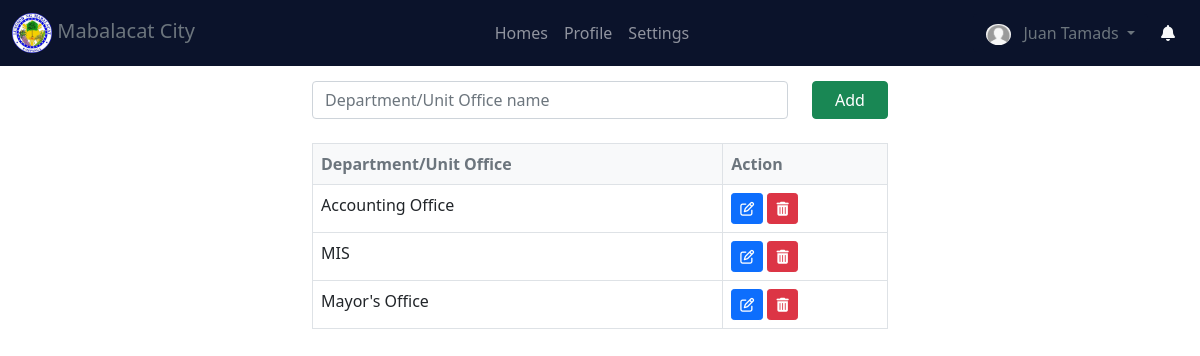
Screenshot of /departments (signed in) with the database file from the repository.
### website/models.py (models this page shows)
class User(db.Model, UserMixin):
    id = db.Column(db.Integer, primary_key=True)
    image = db.Column(db.String(255), default="default.png")
    name = db.Column(db.String(150), unique=True)
    username = db.Column(db.String(150), unique=True)
    password = db.Column(db.String(150))
    email = db.Column(db.String(150), unique=True)
    number = db.Column(db.Integer, unique=True)
    role = db.Column(db.String(150), default="User")
    activated = db.Column(db.Integer, default=0)
    created_at = db.Column(db.DateTime(timezone=True), default=func.now())
    updated_at = db.Column(db.DateTime(timezone=True), default=func.now())
    items = db.relationship('Item')
    feedbacks = db.relationship('Feedback', backref='user')
    issues = db.relationship('Issue', backref='user')
    logs = db.relationship('Log', backref='user')

class Department(db.Model):
    id = db.Column(db.Integer, primary_key=True)
    dept_name = db.Column(db.String(150))
    created_at = db.Column(db.DateTime(timezone=True), default=func.now())
    updated_at = db.Column(db.DateTime(timezone=True), default=func.now())

### website/inventory.py (the view)
@inventory.route('/departments', methods=['GET', 'POST'])
@login_required
def departments():
    dept = Department.query.order_by(asc(Department.dept_name)).all()
    if request.method == 'POST':
        name = request.form.get('name')
        dept_new = Department(dept_name=name)
        db.session.add(dept_new)
        db.session.commit()
        return redirect(url_for('inventory.departments'))
    return render_template("departments.html", depts=dept)

### website/templates/departments.html (shortened to what this page needs)
{% extends "base.html" %}
{% block main_content %}
<div class="container py-3 w-50" style="margin-top: 65px;">
    <form action="" method="post" class="mb-4">
        <div class="row">
            <div class="col-sm-10">
                <input type="text" name="name" class="form-control" placeholder="Department/Unit Office name" required>
            </div>
            <div class="col-sm-2">
                <input type="submit" value="Add" class="btn btn-success w-100">
            </div>
        </div>
    </form>
    <table class="table table-bordered">
        <thead class="bg-light text-muted">
            <tr>
                <th>Department/Unit Office</th>
                <th>Action</th>
            </tr>
        </thead>
        <tbody>
            {% for dept in depts %}
                <tr>
                    <td>{{ dept.dept_name }}</td>
                    <td>
                        <a href="/edit_image/{{ dept.id }}" class="btn btn-sm btn-primary">
                            <i class="fa fa-edit" aria-hidden="true"></i>
                        </a>
                        <a href="/edit_image/{{ dept.id }}" class="btn btn-sm btn-danger">
                            <i class="fa fa-trash" aria-hidden="true"></i>
                        </a>
                    </td>
                </tr>
            {% endfor %}
        </tbody>
    </table>
</div>
{% endblock %}

### website/templates/base.html (shortened to what this page needs)
<!DOCTYPE html>
<html lang="en">
<head>
    <link href="{{ url_for('static', filename='css/bootstrap.min.css') }}" rel="stylesheet">
    <link href="{{ url_for('static', filename='custom.css') }}" rel="stylesheet">
    <link rel="stylesheet" href="//cdn.datatables.net/1.10.24/css/jquery.dataTables.min.css">
    <link href="{{ url_for('static', filename='css/bootstrap-lightbox.min.css') }}" rel="stylesheet">
</head>
<body>
    <nav class="navbar fixed-top navbar-expand-lg navbar-dark theme_bg">
        <div class="container-fluid">
          <div class="collapse navbar-collapse" id="navbarTogglerDemo01">
            <a class="navbar-brand text-muted" href="/">
                <img src="{{ url_for('static', filename='logo.png') }}" height="40px">
                Mabalacat City
            </a>
            <ul class="navbar-nav mx-auto mb-2 mb-lg-0">
                <li class="nav-item">
                  <a class="nav-link" href="/" {% if request.url_rule.endpoint == "inventory.inventory_home" %}id="nav_active"{% endif %}>Homes</a>
                </li>
              <li class="nav-item">
                <a class="nav-link" href="/profile" {% if request.url_rule.endpoint == "auth.profile" %}id="nav_active"{% endif %}>Profile</a>
              </li>
              <li class="nav-item">
                <a class="nav-link" href="/settings" {% if request.url_rule.endpoint == "auth.settings" %}id="nav_active"{% endif %}>Settings</a>
              </li>
            </ul>
            <div class="d-flex">
                <div class="dropdown">
                    <button class="btn theme_bg text-muted dropdown-toggle" type="button" id="dropdownMenuButton1" data-bs-toggle="dropdown" aria-expanded="false">
                      {% if current_user.image %}
                        <img src="{{ url_for('static', filename='item_images/'+current_user.image) }}" style="border-radius: 50%; width: 25px;">
                      {% else %}
                          <img src="{{ url_for('static', filename='item_images/default.png') }}" style="border-radius: 50%; width: 25px;">
                      {% endif %}
                      {{ current_user.name }}
                    </button>
                </div>
                <a class="btn text-light" href="/item_notification">
                  <i class="fa fa-bell" aria-hidden="true"></i>
                </a>
            </div>
          </div>
        </div>
      </nav>
    {% block main_content %}
    {% endblock %}
</body>
</html>

### website/static/custom.css (style rules this page uses)
.theme_bg { background-color: #0b132b; }

### website/templates/base.html (style rules this page uses)
.theme_bg { background-color: #0b132b; }

### rows the page displays
User: image (placeholder picture), name "Juan Tamads"
Department: dept_name "Accounting Office"
Department: dept_name "MIS"
Department: dept_name "Mayor's Office"
